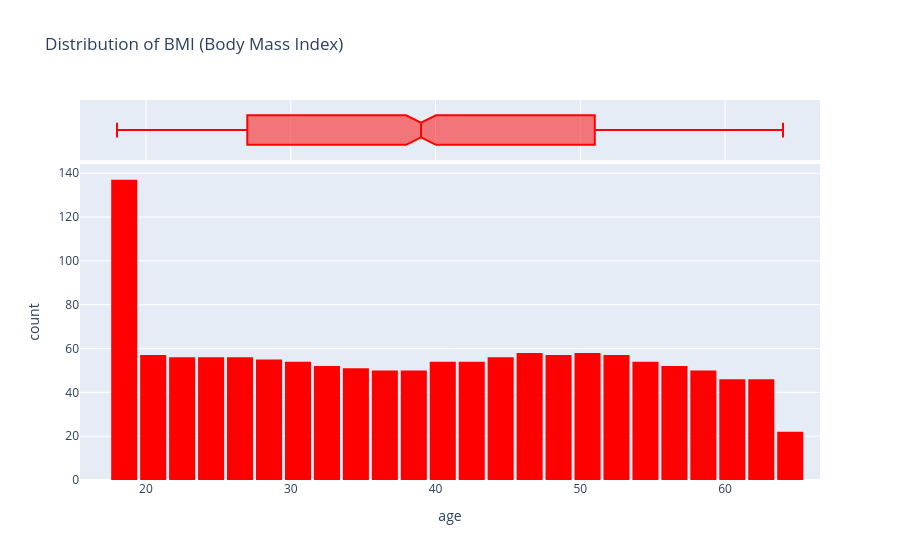

Write notebook code for a chart like this one.
### Markdown cell above
##### BODY MASS INDEX

### Code cell
fig = px.histogram(df, x = "age",marginal="box", color_discrete_sequence=["red"], title="Distribution of BMI (Body Mass Index)")
fig.update_layout(bargap = 0.1)
fig.show()

### Figure 1 — Plotly figure (JSON) as saved in the notebook; plotly's stock layout.template omitted (floating-point values rounded to 4 significant figures; data arrays with more than 128 entries replaced by an {"elided": "..."} marker saying what was removed)
{"data": [{"bingroup": "x", "hovertemplate": "age=%{x}<br>count=%{y}<extra></extra>", "legendgroup": "", "marker": {"color": "red", "pattern": {"shape": ""}}, "name": "", "orientation": "v", "showlegend": false, "type": "histogram", "x": {"elided": "1338 int values"}, "xaxis": "x", "yaxis": "y"}, {"hovertemplate": "age=%{x}<extra></extra>", "legendgroup": "", "marker": {"color": "red"}, "name": "", "notched": true, "showlegend": false, "type": "box", "x": {"elided": "1338 int values"}, "xaxis": "x2", "yaxis": "y2"}], "layout": {"bargap": 0.1, "barmode": "relative", "legend": {"tracegroupgap": 0}, "title": {"text": "Distribution of BMI (Body Mass Index)"}, "xaxis": {"anchor": "y", "domain": [0, 1], "title": {"text": "age"}}, "xaxis2": {"anchor": "y2", "domain": [0, 1], "matches": "x", "showgrid": true, "showticklabels": false}, "yaxis": {"anchor": "x", "domain": [0, 0.8316], "title": {"text": "count"}}, "yaxis2": {"anchor": "x2", "domain": [0.8416, 1], "matches": "y2", "showgrid": false, "showline": false, "showticklabels": false, "ticks": ""}}}
